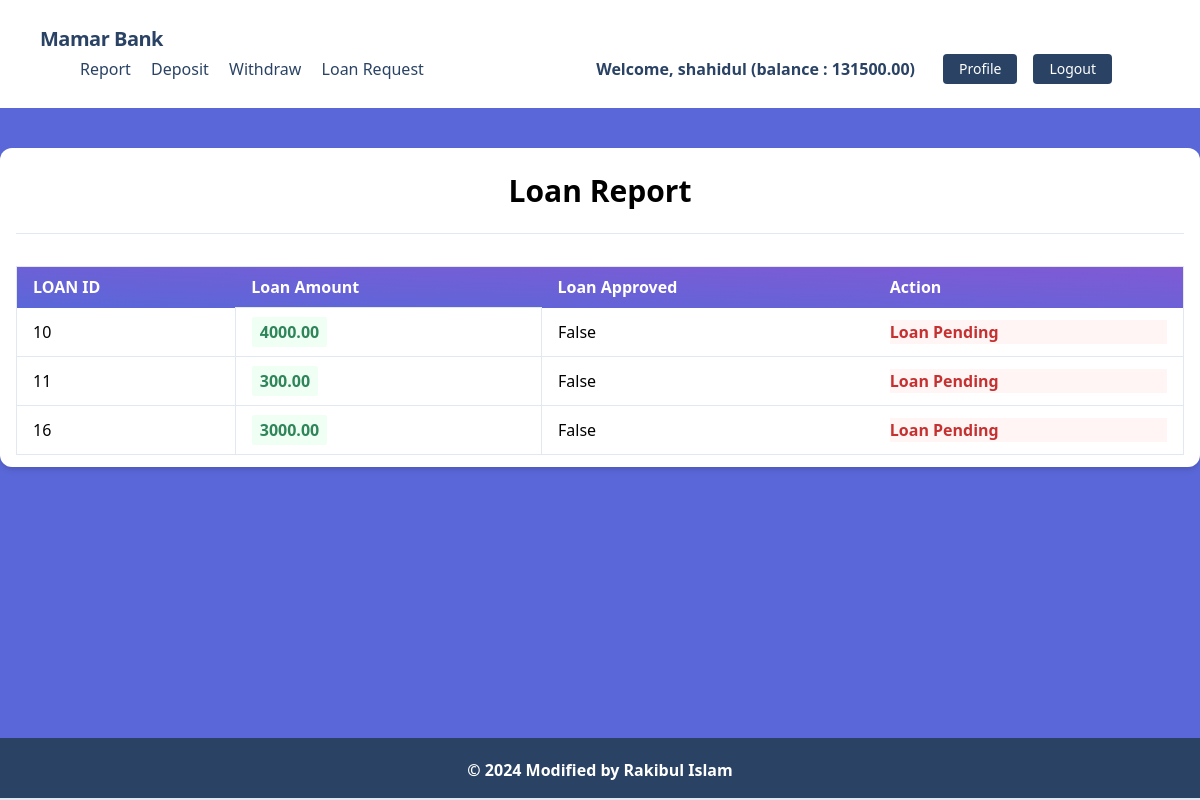
Screenshot of /transactions/loans/ (signed in) with the database file from the repository.
### accounts/models.py (models this page shows, shortened)
class UserBankAccount(models.Model):
    user = models.OneToOneField(User,related_name='account',on_delete=models.CASCADE)
    account_type = models.CharField(max_length=10,choices=ACCOUNT_TYPE)
    account_no = models.IntegerField(unique=True)
    birth_date = models.DateField(null=True,blank=True)
    gender = models.CharField(max_length=10,choices=GENDER_TYPE)
    initial_deposit_date = models.DateField(auto_now_add=True)
    balance = models.DecimalField(default = 0,max_digits=12,decimal_places=2)

### transaction/models.py (models this page shows)
class Transaction(models.Model):
    account = models.ForeignKey(UserBankAccount,related_name='transaction',on_delete=models.CASCADE)
    amount = models.DecimalField(decimal_places=2,max_digits=12)
    balance_after_transaction = models.DecimalField(decimal_places=2,max_digits=12)
    transaction_type = models.IntegerField(choices=TRANSACTION_TYPE,null =True)
    timestamp = models.DateTimeField(auto_now_add=True)
    loan_approve = models.BooleanField(default=False)
    class Meta:
        ordering =['timestamp']

### transaction/views.py (the view)
# urls.py: path("loans/", LoanListView.as_view(), name="loan_list"),
class LoanListView(LoginRequiredMixin,ListView):
    model = Transaction
    template_name = 'transactions/loan_request.html'
    context_object_name = 'loans' # loan list ta ei loans context er moddhe thakbe
    def get_queryset(self):
        user_account = self.request.user.account
        queryset = Transaction.objects.filter(account=user_account,transaction_type=3)
        print(queryset)
        return queryset

### transaction/templates/transactions/loan_request.html (shortened to what this page needs)
{% extends 'base.html' %}
{% block body %}
<div class="my-10 py-3 px-4 bg-white rounded-xl shadow-md">
  <h1 class="font-bold text-3xl text-center pb-5 pt-2">Loan Report</h1>
  <hr />
  <table
    class="table-auto mx-auto w-full px-5 rounded-xl mt-8 border dark:border-neutral-500"
  >
    <thead class="bg-purple-900 text-white text-left">
      <tr
        class="bg-gradient-to-tr from-indigo-600 to-purple-600 rounded-md py-2 px-4 text-white font-bold"
      >
        <th class="px-4 py-2">LOAN ID</th>
        <th class="px-4 py-2">Loan Amount</th>
        <th class="px-4 py-2">Loan Approved</th>
        <th class="px-4 py-2">Action</th>
      </tr>
    </thead>
    <tbody>
      {% for loan in loans %}
      <tr class="border-b dark:border-neutral-500">
        <td class="px-4 py-2">
         {{ loan.id }}
        </td>
        <td class="px-4 py-3 text-s border">
          <span
            class="px-2 py-1 font-bold leading-tight rounded-sm text-green-700 bg-green-100"
          >
            {{ loan.amount }}
          </span>
        </td>
        <td class="px-4 py-2">
          {{ loan.loan_approve }}
        </td>
        <td class="px-4 py-2">
          {% if loan.loan_approve %}
          <a class="font-bold bg-red-900 text-white hover:text-blue-900 hover:bg-white border border-blue-900 font-bold px-4 py-2 rounded-lg" href='{% url "pay" loan.id %}'>Pay</a>
          {% else %}
          <p class="font-bold text-red-700 bg-red-100">Loan Pending</p>
          {% endif %}
        </td>
      </tr>
      {% endfor %}
    </tbody>
  </table>
</div>
{% endblock %}

### core/templates/base.html (shortened to what this page needs)
{% load static %}
<!DOCTYPE html>
<html lang="en">
    <head>
        <link href="https://unpkg.com/tailwindcss@^1.0/dist/tailwind.min.css" rel="stylesheet">
    </head>
    <body class="bg-indigo-600">
        {% include 'nav.html' %}
        {% block body %}{% endblock %}
        {%include 'footer.html'%}
    </body>
</html>

### core/templates/nav.html (shortened to what this page needs)
<nav class="flex items-center justify-between flex-wrap bg-white p-6 px-10">
    <div class="flex items-center flex-shrink-0 text-white mr-6">
        <span class="font-semibold text-xl tracking-tight text-blue-900"><a href="/">Mamar Bank</a></span>
    </div>
    <div class="w-full block flex-grow lg:flex lg:items-center lg:w-auto px-10">
        {% if request.user.is_authenticated %}
            <div class="text-md lg:flex-grow">
                <a href="{%url 'transaction_report'%}" class="block mt-4 lg:inline-block lg:mt-0 text-blue-900 hover:text-red-900 hover:font-black mr-4">
                    Report
                </a>
                <a href="{%url 'deposit_money'%}" class="block mt-4 lg:inline-block lg:mt-0 text-blue-900 hover:text-red-900 hover:font-black mr-4">
                    Deposit
                </a>
                <a href="{%url 'withdraw_money'%}" class="block mt-4 lg:inline-block lg:mt-0 text-blue-900 hover:text-red-900 hover:font-black mr-4">
                    Withdraw
                </a>
                <a href="{%url 'loan_request'%}" class="block mt-4 lg:inline-block lg:mt-0 text-blue-900 hover:text-red-900 hover:font-black mr-4">
                    Loan Request
                </a>
            </div>
            <div class="flex w-auto">
                <div class="text-blue-900 my-auto font-black px-5">Welcome, {{ request.user.first_name }} (balance : {{request.user.account.balance}}) </div>
                <a href="{%url 'profile' %}" class="mx-2 inline-block font-medium text-sm px-4 py-2 leading-none bg-blue-900 rounded text-white border-white hover:border-transparent hover:text-dark hover:bg-red-700 mt-4 lg:mt-0">Profile</a>
                <a href="{% url 'logout'%}" class="mx-2 inline-block font-medium text-sm px-4 py-2 leading-none bg-blue-900 rounded text-white border-white hover:border-transparent hover:text-dark hover:bg-red-700 mt-4 lg:mt-0">Logout</a>
            </div>
        {% endif %}
    </div>
</nav>

### core/templates/footer.html
<footer class="footer bg-blue-900 text-white relative border-b-2 mt-10">
    <div class="container mx-auto px-6">
        <div class="mt-5 flex flex-col items-center">
            <div class="sm:w-2/3 text-center py-0 pb-2">
                <p class="text-md text-white font-bold mb-2">
                    © {% now "Y" %} Modified by Rakibul Islam
                </p>
            </div>
        </div>
    </div>
</footer>

### core/templates/base.html (style rules this page uses)
footer { position: fixed !important; bottom: 0 !important; width: 100%; }

### rows the page displays
Transaction: id "10", amount "4000.00", loan_approve "False", shows "Loan Pending"
Transaction: id "11", amount "300.00", loan_approve "False", shows "Loan Pending"
Transaction: id "16", amount "3000.00", loan_approve "False", shows "Loan Pending"

### other values shown
{{ request.user.first_name }} "shahidul"
{{ request.user.account.balance }} "131500.00"
